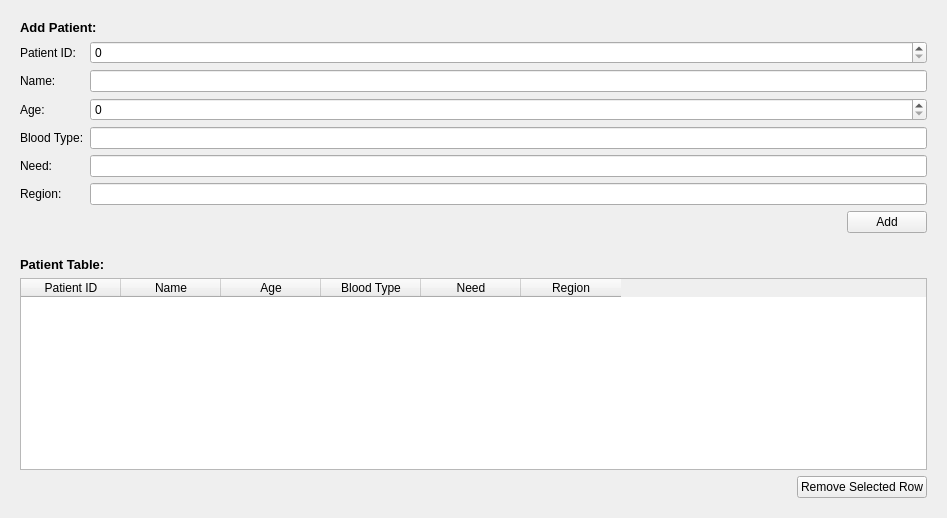
          <widget class="QWidget" name="patient_tab">
           <attribute name="title">
            <string>Patient</string>
           </attribute>
           <layout class="QGridLayout" name="gridLayout_29">
            <item row="1" column="0" colspan="2">
             <widget class="QWidget" name="add_patient_widget" native="true">
              <layout class="QGridLayout" name="gridLayout_27">
               <item row="7" column="1">
                <widget class="QWidget" name="widget_2" native="true">
                 <layout class="QGridLayout" name="gridLayout_28">
                  <property name="leftMargin">
                   <number>0</number>
                  </property>
                  <property name="topMargin">
                   <number>0</number>
                  </property>
                  <property name="rightMargin">
                   <number>0</number>
                  </property>
                  <property name="bottomMargin">
                   <number>0</number>
                  </property>
                  <item row="0" column="1">
                   <widget class="QPushButton" name="add_patient_push_btn">
                    <property name="text">
                     <string>Add</string>
                    </property>
                   </widget>
                  </item>
                  <item row="0" column="0">
                   <spacer name="horizontalSpacer_5">
                    <property name="orientation">
                     <enum>Qt::Horizontal</enum>
                    </property>
                    <property name="sizeHint" stdset="0">
                     <size>
                      <width>40</width>
                      <height>20</height>
                     </size>
                    </property>
                   </spacer>
                  </item>
                 </layout>
                </widget>
               </item>
               <item row="2" column="0">
                <widget class="QLabel" name="patient_name_lbl">
                 <property name="text">
                  <string>Name:</string>
                 </property>
                </widget>
               </item>
               <item row="5" column="1">
                <widget class="QLineEdit" name="patient_need_line_edit"/>
               </item>
               <item row="3" column="1">
                <widget class="QSpinBox" name="patient_age_spin_box">
                 <property name="maximum">
                  <number>2147483647</number>
                 </property>
                </widget>
               </item>
               <item row="2" column="1">
                <widget class="QLineEdit" name="patient_name_line_edit"/>
               </item>
               <item row="5" column="0">
                <widget class="QLabel" name="patient_need_lbl">
                 <property name="text">
                  <string>Need:</string>
                 </property>
                </widget>
               </item>
               <item row="1" column="0">
                <widget class="QLabel" name="patient_id_lbl">
                 <property name="text">
                  <string>Patient ID:</string>
                 </property>
                </widget>
               </item>
               <item row="4" column="1">
                <widget class="QLineEdit" name="patient_blood_type_line_edit"/>
               </item>
               <item row="1" column="1">
                <widget class="QSpinBox" name="patient_id_spin_box">
                 <property name="maximum">
                  <number>2147483647</number>
                 </property>
                </widget>
               </item>
               <item row="4" column="0">
                <widget class="QLabel" name="patient_blood_type_lbl">
                 <property name="text">
                  <string>Blood Type:</string>
                 </property>
                </widget>
               </item>
               <item row="0" column="0" colspan="2">
                <widget class="QLabel" name="add_patient_lbl">
                 <property name="font">
                  <font>
                   <pointsize>10</pointsize>
                   <weight>75</weight>
                   <bold>true</bold>
                  </font>
                 </property>
                 <property name="text">
                  <string>Add Patient:</string>
                 </property>
                </widget>
               </item>
               <item row="3" column="0">
                <widget class="QLabel" name="patient_age_lbl">
                 <property name="text">
                  <string>Age:</string>
                 </property>
                </widget>
               </item>
               <item row="6" column="0">
                <widget class="QLabel" name="patient_region_lbl">
                 <property name="text">
                  <string>Region:</string>
                 </property>
                </widget>
               </item>
               <item row="6" column="1">
                <widget class="QLineEdit" name="patient_region_line_edit"/>
               </item>
              </layout>
             </widget>
            </item>
            <item row="5" column="0" colspan="2">
             <widget class="QWidget" name="patient_table_widget" native="true">
              <layout class="QGridLayout" name="gridLayout_30">
               <property name="leftMargin">
                <number>9</number>
               </property>
               <property name="topMargin">
                <number>9</number>
               </property>
               <property name="rightMargin">
                <number>9</number>
               </property>
               <property name="bottomMargin">
                <number>9</number>
               </property>
               <item row="2" column="0">
                <spacer name="horizontalSpacer_6">
                 <property name="orientation">
                  <enum>Qt::Horizontal</enum>
                 </property>
                 <property name="sizeHint" stdset="0">
                  <size>
                   <width>771</width>
                   <height>20</height>
                  </size>
                 </property>
                </spacer>
               </item>
               <item row="0" column="0">
                <widget class="QLabel" name="patient_table_lbl">
                 <property name="font">
                  <font>
                   <pointsize>10</pointsize>
                   <weight>75</weight>
                   <bold>true</bold>
                  </font>
                 </property>
                 <property name="text">
                  <string>Patient Table:</string>
                 </property>
                </widget>
               </item>
               <item row="2" column="1">
                <widget class="QPushButton" name="remove_patient_push_btn">
                 <property name="text">
                  <string>Remove Selected Row</string>
                 </property>
                </widget>
               </item>
               <item row="1" column="0" colspan="2">
                <widget class="QTableWidget" name="patient_table">
                 <property name="editTriggers">
                  <set>QAbstractItemView::NoEditTriggers</set>
                 </property>
                 <property name="selectionMode">
                  <enum>QAbstractItemView::SingleSelection</enum>
                 </property>
                 <property name="selectionBehavior">
                  <enum>QAbstractItemView::SelectRows</enum>
                 </property>
                 <column>
                  <property name="text">
                   <string>Patient ID</string>
                  </property>
                 </column>
                 <column>
                  <property name="text">
                   <string>Name</string>
                  </property>
                 </column>
                 <column>
                  <property name="text">
                   <string>Age</string>
                  </property>
                 </column>
                 <column>
                  <property name="text">
                   <string>Blood Type</string>
                  </property>
                 </column>
                 <column>
                  <property name="text">
                   <string>Need</string>
                  </property>
                 </column>
                 <column>
                  <property name="text">
                   <string>Region</string>
                  </property>
                 </column>
                </widget>
               </item>
              </layout>
             </widget>
            </item>
           </layout>
          </widget>
